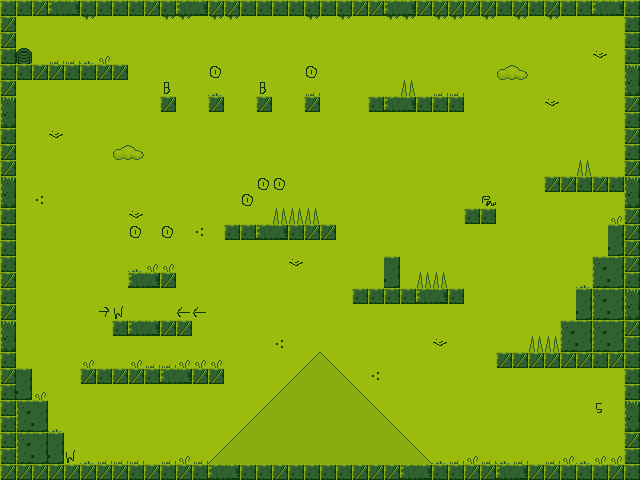

A 2D game scene composited from a Tiled map and its tileset images. What follows is a short description and the map's XML, with every tile layer's data as written:
An orthogonal 40x30 tile map with 16x16 px tiles, 1 tile layer (Tile Layer 1).

<map version="1.0" orientation="orthogonal" renderorder="right-down" width="40" height="30" tilewidth="16" tileheight="16" nextobjectid="1">
 <tileset firstgid="1" name="tiles" tilewidth="16" tileheight="16">
  <image source="tiles.png" width="128" height="160" />
 </tileset>
 <layer name="Tile Layer 1" width="40" height="30">
  <data encoding="csv">
22,22,14,7,8,22,22,22,22,14,22,7,8,14,14,22,22,22,22,22,22,22,14,14,7,8,14,14,14,14,14,22,14,22,14,22,22,7,8,22,
14,19,10,10,10,9,10,10,10,10,9,9,10,9,9,10,10,10,10,9,10,9,10,10,9,9,10,9,9,10,9,10,9,10,9,10,10,10,10,22,
14,19,19,19,19,19,19,19,19,19,19,19,19,19,19,19,19,19,19,19,19,19,19,19,19,19,19,19,19,19,19,19,19,19,19,19,19,19,19,22,
22,48,19,17,17,18,20,19,19,19,19,19,19,19,19,19,19,19,19,19,19,19,19,19,19,19,19,19,19,19,19,19,19,19,19,19,19,11,19,22,
22,22,14,14,22,22,14,14,19,19,19,19,19,67,19,19,19,19,19,67,19,19,19,19,19,19,19,19,19,19,19,52,53,19,19,19,19,19,19,32,
14,19,19,19,19,19,19,19,19,19,63,19,19,18,19,19,63,19,19,17,19,19,19,19,19,46,19,17,17,19,19,19,19,19,19,19,19,19,19,40,
32,19,19,19,19,19,19,19,19,19,14,19,19,14,19,19,14,19,19,14,19,19,19,22,7,8,22,22,22,19,19,19,19,19,11,19,19,19,19,14,
40,19,19,19,19,19,19,19,19,19,19,19,19,19,19,19,19,19,19,19,19,19,19,19,19,19,19,19,19,19,19,19,19,19,19,19,19,19,19,22,
22,19,19,11,19,19,19,19,19,19,19,19,19,19,19,19,19,19,19,19,19,19,19,19,19,19,19,19,19,19,19,19,19,19,19,19,19,19,19,14,
14,19,19,19,19,19,19,52,53,19,19,19,19,19,19,19,19,19,19,19,19,19,19,19,19,19,19,19,19,19,19,19,19,19,19,19,19,19,19,22,
14,19,19,19,19,19,19,19,19,19,19,19,19,19,19,19,19,19,19,19,19,19,19,19,19,19,19,19,19,19,19,19,19,19,19,19,46,19,19,14,
32,19,19,19,19,19,19,19,19,19,19,19,19,19,19,19,67,67,19,19,19,19,19,19,19,19,19,19,19,19,19,19,19,19,14,14,22,14,22,32,
40,19,12,19,19,19,19,19,19,19,19,19,19,19,19,67,19,19,19,19,19,19,19,19,19,19,19,19,19,19,68,19,19,19,19,19,19,19,19,40,
22,19,19,19,19,19,19,19,11,19,19,19,19,19,19,19,19,46,46,46,19,19,19,19,19,19,19,19,19,22,22,19,19,19,19,19,19,19,20,14,
22,19,19,19,19,19,19,19,67,19,67,19,12,19,22,22,7,8,22,14,14,19,19,19,19,19,19,19,19,19,19,19,19,19,19,19,19,19,16,14,
22,19,19,19,19,19,19,19,19,19,19,19,19,19,19,19,19,19,19,19,19,19,19,19,19,19,19,19,19,19,19,19,19,19,19,19,19,19,24,14,
22,19,19,19,19,19,19,19,18,20,20,19,19,19,19,19,19,19,11,19,19,19,19,19,16,19,19,19,19,19,19,19,19,19,19,19,19,15,16,14,
14,19,19,19,19,19,19,19,7,8,14,19,19,19,19,19,19,19,19,19,19,19,19,19,24,19,46,46,19,19,19,19,19,19,19,19,18,23,24,22,
22,19,19,19,19,19,19,19,19,19,19,19,19,19,19,19,19,19,19,19,19,19,22,22,22,22,7,8,22,19,19,19,19,19,19,19,16,15,16,32,
14,19,19,19,19,19,65,62,19,19,19,66,66,19,19,19,19,19,19,19,19,19,19,19,19,19,19,19,19,19,19,19,19,19,19,19,24,23,24,40,
32,19,19,19,19,19,19,22,7,8,14,14,19,19,19,19,19,19,19,19,19,19,19,19,19,19,19,19,19,19,19,19,19,19,19,15,16,15,16,14,
40,19,19,19,19,19,19,19,19,19,19,19,19,19,19,19,19,12,19,19,19,19,19,19,19,19,19,11,19,19,19,19,19,46,46,23,24,23,24,22,
22,19,19,19,19,20,19,19,20,17,17,20,20,20,19,19,19,19,19,54,55,19,19,19,19,19,19,19,19,19,19,14,14,14,14,14,14,22,14,22,
14,16,19,19,19,14,22,14,14,22,7,8,14,14,19,19,19,19,54,56,56,55,19,12,19,19,19,19,19,19,19,19,19,19,19,19,19,19,19,22,
22,24,20,19,19,19,19,19,19,19,19,19,19,19,19,19,19,54,56,56,56,56,55,19,19,19,19,19,19,19,19,19,19,19,19,19,19,19,19,22,
22,15,16,19,19,19,19,19,19,19,19,19,19,19,19,19,54,56,56,56,56,56,56,55,19,19,19,19,19,19,19,19,19,19,19,19,19,61,19,32,
22,23,24,18,19,19,19,19,19,19,19,19,19,19,19,54,56,56,56,56,56,56,56,56,55,19,19,19,19,19,19,19,19,19,19,19,19,19,19,40,
22,15,16,16,19,19,19,19,19,19,19,19,19,19,54,56,56,56,56,56,56,56,56,56,56,55,19,19,19,19,19,19,19,19,19,19,19,19,19,14,
22,23,24,24,62,18,17,17,17,19,17,20,17,54,56,56,56,56,56,56,56,56,56,56,56,56,55,18,17,20,17,18,17,19,17,20,18,20,20,22,
14,14,14,14,14,14,14,14,22,14,22,14,22,7,8,22,22,14,22,22,22,22,14,14,14,7,8,22,22,14,14,7,8,14,14,22,22,22,14,22
</data>
 </layer>
</map>
